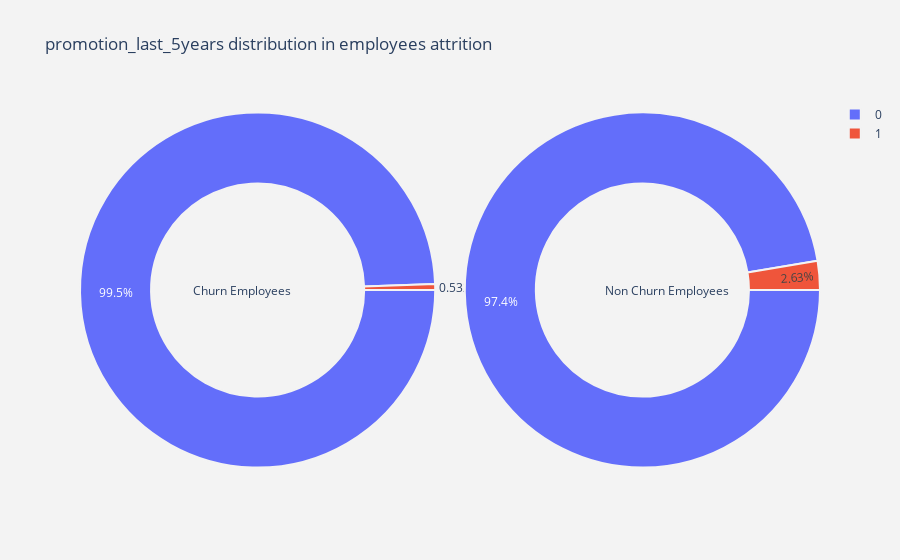

Here is the notebook cell this chart was saved with:
### Code cell
plot_pie('promotion_last_5years')

### Figure 1 — Plotly figure (JSON) as saved in the notebook; plotly's stock layout.template omitted (floating-point values rounded to 4 significant figures)
{"data": [{"domain": {"x": [0, 0.48]}, "hole": 0.6, "hoverinfo": "label+percent+name", "labels": [0, 1], "marker": {"line": {"color": "rgb(243,243,243)", "width": 2}}, "name": "Churn Employees", "rotation": 90, "type": "pie", "values": [3552, 19]}, {"domain": {"x": [0.52, 1]}, "hole": 0.6, "hoverinfo": "label+percent+name", "labels": [0, 1], "marker": {"line": {"color": "rgb(243,243,243)", "width": 2}}, "name": "Non churn Employees", "rotation": 90, "type": "pie", "values": [11128, 300]}], "layout": {"annotations": [{"font": {"size": 12}, "showarrow": false, "text": "Churn Employees", "x": 0.15, "y": 0.5}, {"font": {"size": 12}, "showarrow": false, "text": "Non Churn Employees", "x": 0.88, "y": 0.5}], "paper_bgcolor": "rgb(243,243,243)", "plot_bgcolor": "rgb(243,243,243)", "title": {"text": "promotion_last_5years distribution in employees attrition "}}}
